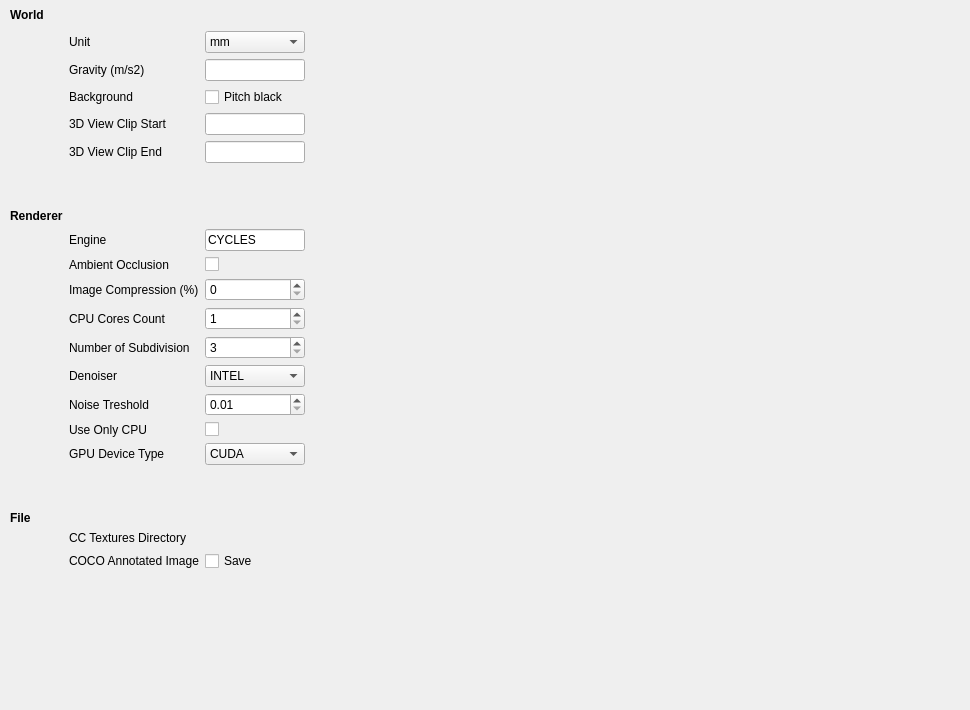
         <widget class="QWidget" name="tab_Setting">
          <attribute name="title">
           <string>Setting</string>
          </attribute>
          <widget class="QWidget" name="gridLayoutWidget">
           <property name="geometry">
            <rect>
             <x>0</x>
             <y>0</y>
             <width>961</width>
             <height>701</height>
            </rect>
           </property>
           <layout class="QGridLayout" name="gridLayout_Setting" rowstretch="0,0,0,0,0,0,0,0,0,0,0,0,0,0,0,0,0,0,0,0,0,0,1" columnstretch="0,0,1,2,7">
            <property name="leftMargin">
             <number>0</number>
            </property>
            <property name="topMargin">
             <number>5</number>
            </property>
            <property name="bottomMargin">
             <number>20</number>
            </property>
            <item row="8" column="0">
             <widget class="QLabel" name="label_4">
              <property name="font">
               <font>
                <pointsize>9</pointsize>
                <weight>75</weight>
                <bold>true</bold>
               </font>
              </property>
              <property name="text">
               <string>Renderer</string>
              </property>
              <property name="margin">
               <number>2</number>
              </property>
              <property name="indent">
               <number>10</number>
              </property>
             </widget>
            </item>
            <item row="3" column="2">
             <widget class="QLineEdit" name="line_gravity"/>
            </item>
            <item row="19" column="0">
             <widget class="QLabel" name="label_57">
              <property name="font">
               <font>
                <pointsize>9</pointsize>
                <weight>75</weight>
                <bold>true</bold>
               </font>
              </property>
              <property name="text">
               <string>File</string>
              </property>
              <property name="margin">
               <number>2</number>
              </property>
              <property name="indent">
               <number>10</number>
              </property>
             </widget>
            </item>
            <item row="2" column="1">
             <widget class="QLabel" name="lbl_unit">
              <property name="text">
               <string>Unit</string>
              </property>
             </widget>
            </item>
            <item row="7" column="0">
             <spacer name="verticalSpacer_2">
              <property name="orientation">
               <enum>Qt::Vertical</enum>
              </property>
              <property name="sizeType">
               <enum>QSizePolicy::Fixed</enum>
              </property>
              <property name="sizeHint" stdset="0">
               <size>
                <width>20</width>
                <height>40</height>
               </size>
              </property>
             </spacer>
            </item>
            <item row="3" column="1">
             <widget class="QLabel" name="label_6">
              <property name="text">
               <string>Gravity (m/s2)</string>
              </property>
             </widget>
            </item>
            <item row="1" column="0">
             <widget class="QLabel" name="label_5">
              <property name="font">
               <font>
                <pointsize>9</pointsize>
                <weight>75</weight>
                <bold>true</bold>
               </font>
              </property>
              <property name="text">
               <string>World</string>
              </property>
              <property name="margin">
               <number>2</number>
              </property>
              <property name="indent">
               <number>10</number>
              </property>
             </widget>
            </item>
            <item row="11" column="1">
             <widget class="QLabel" name="label_29">
              <property name="text">
               <string>Image Compression (%)</string>
              </property>
             </widget>
            </item>
            <item row="16" column="1">
             <widget class="QLabel" name="label_32">
              <property name="text">
               <string>Use Only CPU</string>
              </property>
             </widget>
            </item>
            <item row="6" column="2">
             <widget class="QLineEdit" name="line_3DviewClipEnd"/>
            </item>
            <item row="15" column="2">
             <widget class="QDoubleSpinBox" name="sBox_noiseTreshold">
              <property name="minimum">
               <double>0.010000000000000</double>
              </property>
              <property name="singleStep">
               <double>0.010000000000000</double>
              </property>
             </widget>
            </item>
            <item row="13" column="1">
             <widget class="QLabel" name="label_27">
              <property name="text">
               <string>Number of Subdivision</string>
              </property>
             </widget>
            </item>
            <item row="5" column="2">
             <widget class="QLineEdit" name="line_3DviewClipStart"/>
            </item>
            <item row="14" column="2">
             <widget class="QComboBox" name="comboBox_denoiser">
              <item>
               <property name="text">
                <string>INTEL</string>
               </property>
              </item>
              <item>
               <property name="text">
                <string>OPTIX</string>
               </property>
              </item>
              <item>
               <property name="text">
                <string>NONE</string>
               </property>
              </item>
             </widget>
            </item>
            <item row="6" column="1">
             <widget class="QLabel" name="label_26">
              <property name="text">
               <string>3D View Clip End</string>
              </property>
             </widget>
            </item>
            <item row="16" column="2">
             <widget class="QCheckBox" name="cBox_useOnlyCPU">
              <property name="text">
               <string/>
              </property>
             </widget>
            </item>
            <item row="22" column="0">
             <spacer name="verticalSpacer_6">
              <property name="orientation">
               <enum>Qt::Vertical</enum>
              </property>
              <property name="sizeHint" stdset="0">
               <size>
                <width>20</width>
                <height>20</height>
               </size>
              </property>
             </spacer>
            </item>
            <item row="20" column="1">
             <widget class="QLabel" name="label_58">
              <property name="text">
               <string>CC Textures Directory</string>
              </property>
             </widget>
            </item>
            <item row="9" column="2">
             <widget class="QLineEdit" name="line_engine">
              <property name="text">
               <string>CYCLES</string>
              </property>
             </widget>
            </item>
            <item row="15" column="1">
             <widget class="QLabel" name="label_31">
              <property name="text">
               <string>Noise Treshold</string>
              </property>
             </widget>
            </item>
            <item row="10" column="2">
             <widget class="QCheckBox" name="cBox_ambientOcclusion">
              <property name="text">
               <string/>
              </property>
             </widget>
            </item>
            <item row="12" column="1">
             <widget class="QLabel" name="label_11">
              <property name="text">
               <string>CPU Cores Count</string>
              </property>
             </widget>
            </item>
            <item row="18" column="0">
             <spacer name="verticalSpacer_4">
              <property name="orientation">
               <enum>Qt::Vertical</enum>
              </property>
              <property name="sizeType">
               <enum>QSizePolicy::Fixed</enum>
              </property>
              <property name="sizeHint" stdset="0">
               <size>
                <width>20</width>
                <height>40</height>
               </size>
              </property>
             </spacer>
            </item>
            <item row="17" column="2">
             <widget class="QComboBox" name="comboBox_GPUType">
              <item>
               <property name="text">
                <string>CUDA</string>
               </property>
              </item>
              <item>
               <property name="text">
                <string>OPTIX</string>
               </property>
              </item>
              <item>
               <property name="text">
                <string>HIP</string>
               </property>
              </item>
             </widget>
            </item>
            <item row="10" column="1">
             <widget class="QLabel" name="label_10">
              <property name="text">
               <string>Ambient Occlusion</string>
              </property>
             </widget>
            </item>
            <item row="2" column="4">
             <spacer name="horizontalSpacer_2">
              <property name="orientation">
               <enum>Qt::Horizontal</enum>
              </property>
              <property name="sizeHint" stdset="0">
               <size>
                <width>40</width>
                <height>20</height>
               </size>
              </property>
             </spacer>
            </item>
            <item row="12" column="2">
             <widget class="QSpinBox" name="sBox_CPUCoresNum">
              <property name="minimum">
               <number>1</number>
              </property>
             </widget>
            </item>
            <item row="5" column="1">
             <widget class="QLabel" name="label_8">
              <property name="text">
               <string>3D View Clip Start</string>
              </property>
             </widget>
            </item>
            <item row="4" column="2">
             <widget class="QCheckBox" name="cBox_backgroundBlack">
              <property name="text">
               <string>Pitch black</string>
              </property>
             </widget>
            </item>
            <item row="2" column="2">
             <widget class="QComboBox" name="comboBox_unit">
              <item>
               <property name="text">
                <string>mm</string>
               </property>
              </item>
              <item>
               <property name="text">
                <string>cm</string>
               </property>
              </item>
              <item>
               <property name="text">
                <string>m</string>
               </property>
              </item>
             </widget>
            </item>
            <item row="17" column="1">
             <widget class="QLabel" name="label_33">
              <property name="text">
               <string>GPU Device Type</string>
              </property>
             </widget>
            </item>
            <item row="9" column="1">
             <widget class="QLabel" name="label_28">
              <property name="text">
               <string>Engine</string>
              </property>
             </widget>
            </item>
            <item row="4" column="1">
             <widget class="QLabel" name="label_7">
              <property name="text">
               <string>Background</string>
              </property>
             </widget>
            </item>
            <item row="14" column="1">
             <widget class="QLabel" name="label_30">
              <property name="text">
               <string>Denoiser</string>
              </property>
             </widget>
            </item>
            <item row="2" column="3">
             <spacer name="horizontalSpacer_6">
              <property name="orientation">
               <enum>Qt::Horizontal</enum>
              </property>
              <property name="sizeType">
               <enum>QSizePolicy::MinimumExpanding</enum>
              </property>
              <property name="sizeHint" stdset="0">
               <size>
                <width>200</width>
                <height>20</height>
               </size>
              </property>
             </spacer>
            </item>
            <item row="1" column="2">
             <spacer name="horizontalSpacer_12">
              <property name="orientation">
               <enum>Qt::Horizontal</enum>
              </property>
              <property name="sizeType">
               <enum>QSizePolicy::MinimumExpanding</enum>
              </property>
              <property name="sizeHint" stdset="0">
               <size>
                <width>100</width>
                <height>20</height>
               </size>
              </property>
             </spacer>
            </item>
            <item row="21" column="1">
             <widget class="QLabel" name="label_87">
              <property name="text">
               <string>COCO Annotated Image</string>
              </property>
             </widget>
            </item>
            <item row="21" column="2">
             <widget class="QCheckBox" name="cBox_saveCocoAnnotatedImage">
              <property name="text">
               <string>Save</string>
              </property>
             </widget>
            </item>
            <item row="11" column="2">
             <widget class="QDoubleSpinBox" name="sBox_imageCompression">
              <property name="decimals">
               <number>0</number>
              </property>
              <property name="maximum">
               <double>50.000000000000000</double>
              </property>
              <property name="singleStep">
               <double>1.000000000000000</double>
              </property>
             </widget>
            </item>
            <item row="13" column="2">
             <widget class="QSpinBox" name="sBox_numOfSubdivision">
              <property name="minimum">
               <number>3</number>
              </property>
              <property name="maximum">
               <number>50</number>
              </property>
             </widget>
            </item>
           </layout>
          </widget>
         </widget>
